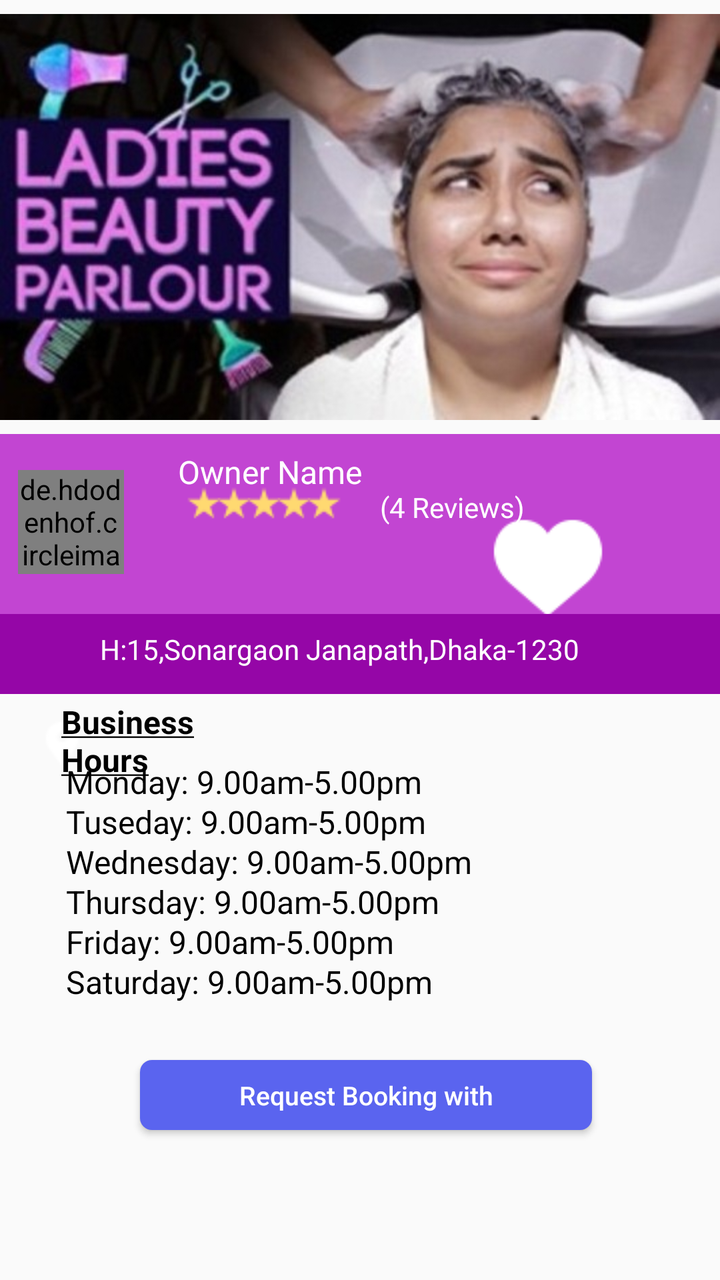
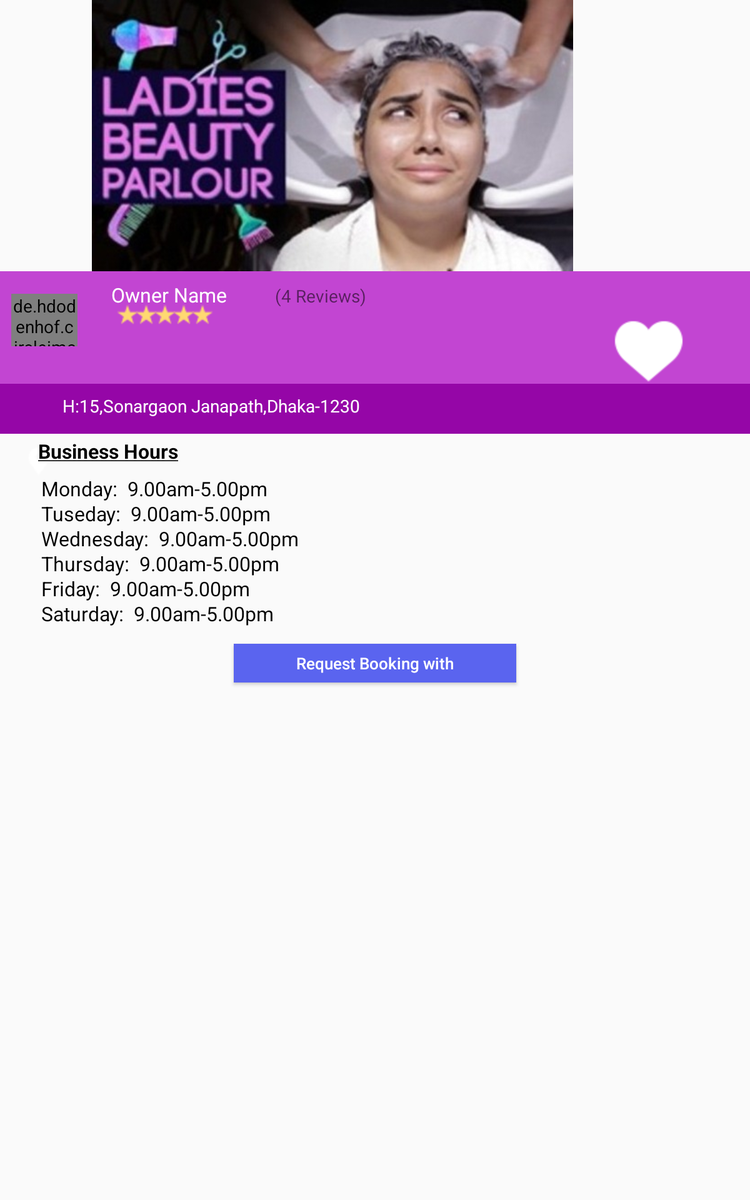

Compare how this app lays out the same screen by default and in its alternative resource folder. The renders come first, then the two layout files and the values they reference.
<!-- AndroidManifest.xml: application theme AppTheme -->
<!-- res/layout/profile.xml -->
<?xml version="1.0" encoding="utf-8"?>
<ScrollView xmlns:android="http://schemas.android.com/apk/res/android"
    xmlns:app="http://schemas.android.com/apk/res-auto"
    xmlns:tools="http://schemas.android.com/tools"
    android:id="@+id/mainLayoutRelativeID"
    android:layout_width="match_parent"
    android:layout_height="match_parent"
    android:orientation="vertical">

    <RelativeLayout
        android:layout_width="match_parent"
        android:layout_height="wrap_content">

        <ImageView
            android:id="@+id/imageViewBennerID"
            android:layout_width="wrap_content"
            android:layout_height="217dp"
            android:layout_alignParentStart="true"
            android:layout_alignParentTop="true"
            android:layout_marginTop="0dp"
            android:contentDescription="@null"
            app:srcCompat="@drawable/beauty_perlour" />

        <View
            android:id="@+id/viewProfileID"
            android:layout_width="wrap_content"
            android:layout_height="90dp"
            android:layout_below="@id/imageViewBennerID"
            android:layout_marginLeft="0dp"
            android:layout_marginRight="0dp"
            android:background="#c245d2" />

        <de.hdodenhof.circleimageview.CircleImageView
            android:id="@+id/imageViewOwnerProfileID"
            android:layout_width="53dp"
            android:layout_height="52dp"
            android:layout_marginStart="9dp"
            android:layout_marginTop="235dp"
            android:background="@drawable/profile_picture_circle_png_blank"
            app:srcCompat="@drawable/image101" />

        <TextView
            android:id="@+id/textViewOwnerFullNameID"
            android:layout_width="wrap_content"
            android:layout_height="wrap_content"
            android:layout_marginStart="89dp"
            android:layout_marginTop="225dp"
            android:text="@string/owner_name"
            android:textColor="#FFFFFF"
            android:textSize="16sp"
            tools:ignore="RelativeOverlap" />

        <ImageView
            android:id="@+id/imageViewRaingIconID1"
            android:layout_width="wrap_content"
            android:layout_height="wrap_content"
            android:layout_marginStart="80dp"
            android:layout_marginTop="230dp"
            android:contentDescription="@null"
            app:srcCompat="@drawable/rating_icon" />

        <ImageView
            android:id="@+id/imageViewRaingIconID2"
            android:layout_width="wrap_content"
            android:layout_height="wrap_content"
            android:layout_marginStart="95dp"
            android:layout_marginTop="230dp"
            android:contentDescription="@null"
            app:srcCompat="@drawable/rating_icon" />

        <ImageView
            android:id="@+id/imageViewRaingIconID3"
            android:layout_width="wrap_content"
            android:layout_height="wrap_content"
            android:layout_marginStart="110dp"
            android:layout_marginTop="230dp"
            android:contentDescription="@null"
            app:srcCompat="@drawable/rating_icon" />

        <ImageView
            android:id="@+id/imageViewRaingIconID4"
            android:layout_width="wrap_content"
            android:layout_height="wrap_content"
            android:layout_marginStart="125dp"
            android:layout_marginTop="230dp"
            android:contentDescription="@null"
            app:srcCompat="@drawable/rating_icon" />

        <ImageView
            android:id="@+id/imageViewRaingIconID5"
            android:layout_width="wrap_content"
            android:layout_height="wrap_content"
            android:layout_marginStart="140dp"
            android:layout_marginTop="230dp"
            android:contentDescription="@null"
            app:srcCompat="@drawable/rating_icon" />

        <TextView
            android:id="@+id/textViewReviewsID"
            android:layout_width="wrap_content"
            android:layout_height="wrap_content"
            android:layout_marginStart="190dp"
            android:layout_marginTop="244dp"
            android:text="@string/reviews"
            android:textColor="#FFFFFF"
            tools:ignore="RelativeOverlap" />

        <ImageView
            android:id="@+id/imageViewFavoriteButtonID"
            android:layout_width="wrap_content"
            android:layout_height="wrap_content"
            android:layout_alignParentEnd="true"
            android:layout_marginEnd="20dp"
            android:layout_marginTop="218dp"
            android:contentDescription="@null"
            app:srcCompat="@drawable/favourites_btn_navigation" />

        <View
            android:id="@+id/viewID1"
            android:layout_width="wrap_content"
            android:layout_height="40dp"
            android:layout_below="@id/viewProfileID"
            android:layout_marginEnd="0dp"
            android:layout_marginStart="0dp"
            android:background="#9506a7" />

        <ImageView
            android:id="@+id/imageView4"
            android:layout_width="wrap_content"
            android:layout_height="wrap_content"
            android:layout_alignStart="@+id/imageViewOwnerProfileID"
            android:layout_below="@+id/imageViewFavoriteButtonID"
            android:contentDescription="@null"
            app:srcCompat="@drawable/address_pin_icon" />

        <TextView
            android:id="@+id/textViewLocationOwnerID"
            android:layout_width="wrap_content"
            android:layout_height="wrap_content"
            android:layout_marginStart="50dp"
            android:layout_marginTop="315dp"
            android:text="@string/owner_location"
            android:textColor="#FFFFFF"
            tools:ignore="RelativeOverlap" />

        <TextView
            android:id="@+id/textViewBusinessHoursID"
            android:layout_width="113dp"
            android:layout_height="wrap_content"
            android:layout_alignEnd="@+id/imageViewRaingIconID1"
            android:layout_marginEnd="-20dp"
            android:layout_marginTop="350dp"
            android:text="@string/my_text_business_hour"
            android:textColor="#000000"
            android:textSize="16sp" />

        <TextView
            android:id="@+id/textViewMondayID"
            android:layout_width="wrap_content"
            android:layout_height="wrap_content"
            android:layout_marginStart="33dp"
            android:layout_marginTop="380dp"
            android:text="@string/monday"
            android:textColor="#000000"
            android:textSize="16sp"
            tools:ignore="RelativeOverlap" />

        <TextView
            android:id="@+id/textViewTuesdayID"
            android:layout_width="wrap_content"
            android:layout_height="wrap_content"
            android:layout_marginStart="33dp"
            android:layout_marginTop="400dp"
            android:text="@string/tuesday"
            android:textColor="#000000"
            android:textSize="16sp"
            tools:ignore="RelativeOverlap" />

        <TextView
            android:id="@+id/textViewWednesdayID"
            android:layout_width="wrap_content"
            android:layout_height="wrap_content"
            android:layout_marginStart="33dp"
            android:layout_marginTop="420dp"
            android:text="@string/wednesday"
            android:textColor="#000000"
            android:textSize="16sp"
            tools:ignore="RelativeOverlap" />

        <TextView
            android:id="@+id/textViewThursdayID"
            android:layout_width="wrap_content"
            android:layout_height="wrap_content"
            android:layout_marginStart="33dp"
            android:layout_marginTop="440dp"
            android:text="@string/thursday"
            android:textColor="#000000"
            android:textSize="16sp"
            tools:ignore="RelativeOverlap" />

        <TextView
            android:id="@+id/textViewFridayID"
            android:layout_width="wrap_content"
            android:layout_height="wrap_content"
            android:layout_marginStart="33dp"
            android:layout_marginTop="460dp"
            android:text="@string/friday"
            android:textColor="#000000"
            android:textSize="16sp"
            tools:ignore="RelativeOverlap" />

        <TextView
            android:id="@+id/textViewSaturdayID"
            android:layout_width="wrap_content"
            android:layout_height="wrap_content"
            android:layout_marginStart="33dp"
            android:layout_marginTop="480dp"
            android:text="@string/saturday"
            android:textColor="#000000"
            android:textSize="16sp"
            tools:ignore="RelativeOverlap" />

        <LinearLayout
            android:layout_width="match_parent"
            android:layout_height="100dp"
            android:layout_marginTop="510dp">

            <Button
                android:id="@+id/buttonRequestBookingID"
                android:layout_width="226dp"
                android:layout_height="35dp"
                android:layout_marginStart="70dp"
                android:layout_marginTop="20dp"
                android:background="@drawable/request_booking_button_design"
                android:text="@string/request_booking_with"
                android:textAlignment="center"
                android:textAllCaps="false"
                android:textColor="#FFFFFF"
                android:textSize="13sp"
                android:textStyle="normal" />
        </LinearLayout>
    </RelativeLayout>


</ScrollView>
<!-- resources referenced by this layout -->
<resources>
  <!-- drawable address_pin_icon: png bitmap (drawable, 1403 bytes) -->
  <!-- drawable beauty_perlour: jpg bitmap (drawable, 37255 bytes) -->
  <!-- drawable favourites_btn_navigation: png bitmap (drawable, 2213 bytes) -->
  <!-- drawable image101: jpg bitmap (drawable, 9035 bytes) -->
  <!-- drawable profile_picture_circle_png_blank: png bitmap (drawable, 3946 bytes) -->
  <!-- drawable rating_icon: png bitmap (drawable, 1307 bytes) -->
  <!-- drawable request_booking_button_design (drawable) -->
  <?xml version="1.0" encoding="utf-8"?>
  <shape xmlns:android="http://schemas.android.com/apk/res/android" android:shape="rectangle">
      <gradient
          android:angle="0"
          android:centerX="0.1"
          android:centerY="0.1"
          android:gradientRadius="100"
          android:centerColor="#5a64ef"
          android:startColor="#5a64ef"
          android:endColor="#5a64ef"
          android:type="linear"/>
      <corners android:radius="6dp"/>
  </shape>
  <string name="friday">Friday:  9.00am-5.00pm</string>
  <string name="monday">Monday:  9.00am-5.00pm"</string>
  <string name="my_text_business_hour"><b><u>Business Hours</u></b></string>
  <string name="owner_location">H:15,Sonargaon Janapath,Dhaka-1230</string>
  <string name="owner_name">Owner Name</string>
  <string name="request_booking_with">Request Booking with</string>
  <string name="reviews">(4 Reviews)</string>
  <string name="saturday">Saturday:  9.00am-5.00pm</string>
  <string name="thursday">Thursday:  9.00am-5.00pm</string>
  <string name="tuesday">Tuseday:  9.00am-5.00pm</string>
  <string name="wednesday">Wednesday:  9.00am-5.00pm</string>
  <style name="AppTheme" parent="Theme.AppCompat.Light.DarkActionBar">
          
          <item name="colorPrimary">@color/colorPrimary</item>
          <item name="colorPrimaryDark">@color/colorPrimaryDark</item>
          <item name="colorAccent">@color/colorAccent</item>
      </style>
  <color name="colorPrimary">#3F51B5</color>
  <color name="colorPrimaryDark">#303F9F</color>
  <color name="colorAccent">#FF4081</color>
</resources>
<!-- res/layout-sw600dp/profile.xml (the repository's variant of the layout above) -->
<!-- drawn on a 7-inch tablet held upright -->
<?xml version="1.0" encoding="utf-8"?>
<RelativeLayout xmlns:android="http://schemas.android.com/apk/res/android"
    xmlns:app="http://schemas.android.com/apk/res-auto"
    xmlns:tools="http://schemas.android.com/tools"
    android:id="@+id/mainLayoutRelativeID"
    android:layout_width="match_parent"
    android:layout_height="match_parent"
    android:orientation="vertical">

    <ImageView
        android:id="@+id/imageViewBennerID"
        android:layout_width="wrap_content"
        android:layout_height="217dp"
        android:layout_alignParentStart="true"
        android:layout_alignParentTop="true"
        android:layout_marginTop="0dp"
        app:srcCompat="@drawable/beauty_perlour" />

    <View
        android:id="@+id/viewID"
        android:layout_width="wrap_content"
        android:layout_height="90dp"
        android:layout_below="@id/imageViewBennerID"
        android:layout_marginLeft="0dp"
        android:layout_marginRight="0dp"
        android:background="#c245d2" />

    <de.hdodenhof.circleimageview.CircleImageView
        android:id="@+id/imageViewOwnerProfileID"
        android:layout_width="53dp"
        android:layout_height="42dp"
        android:layout_marginStart="9dp"
        android:layout_marginTop="235dp"
        app:srcCompat="@drawable/image101" />

    <TextView
        android:id="@+id/textViewOwnerFullNameID"
        android:layout_width="wrap_content"
        android:layout_height="wrap_content"
        android:layout_alignParentStart="true"
        android:layout_marginStart="89dp"
        android:layout_marginTop="225dp"
        android:text="Owner Name"
        android:textColor="#FFFFFF"
        android:textSize="16sp" />

    <ImageView
        android:id="@+id/imageViewRaingIconID1"
        android:layout_width="wrap_content"
        android:layout_height="wrap_content"
        android:layout_marginStart="80dp"
        android:layout_marginTop="230dp"
        app:srcCompat="@drawable/rating_icon" />
    <ImageView
        android:id="@+id/imageViewRaingIconID2"
        android:layout_width="wrap_content"
        android:layout_height="wrap_content"
        android:layout_marginStart="95dp"
        android:layout_marginTop="230dp"
        app:srcCompat="@drawable/rating_icon" />
    <ImageView
        android:id="@+id/imageViewRaingIconID3"
        android:layout_width="wrap_content"
        android:layout_height="wrap_content"
        android:layout_marginStart="110dp"
        android:layout_marginTop="230dp"
        app:srcCompat="@drawable/rating_icon" />
    <ImageView
        android:id="@+id/imageViewRaingIconID4"
        android:layout_width="wrap_content"
        android:layout_height="wrap_content"
        android:layout_marginStart="125dp"
        android:layout_marginTop="230dp"
        app:srcCompat="@drawable/rating_icon" />
    <ImageView
        android:id="@+id/imageViewRaingIconID5"
        android:layout_width="wrap_content"
        android:layout_height="wrap_content"
        android:layout_marginStart="140dp"
        android:layout_marginTop="230dp"
        app:srcCompat="@drawable/rating_icon" />

    <TextView
        android:id="@+id/textViewReviewsID"
        android:layout_width="wrap_content"
        android:layout_height="wrap_content"
        android:layout_marginTop="227dp"
        android:layout_marginStart="220dp"
        android:text="(4 Reviews)" />

    <ImageView
        android:id="@+id/imageViewFavoriteButtonID"
        android:layout_width="wrap_content"
        android:layout_height="wrap_content"
        android:layout_alignParentEnd="true"
        android:layout_marginTop="215dp"
        android:layout_marginEnd="15dp"
        app:srcCompat="@drawable/favourites_btn_navigation" />
    <View
        android:id="@+id/viewID1"
        android:layout_width="wrap_content"
        android:layout_height="40dp"
        android:layout_below="@id/viewID"
        android:layout_marginLeft="0dp"
        android:layout_marginRight="0dp"
        android:background="#9506a7" />

    <ImageView
        android:id="@+id/imageView4"
        android:layout_width="wrap_content"
        android:layout_height="wrap_content"
        android:layout_alignStart="@+id/imageViewOwnerProfileID"
        android:layout_below="@+id/imageViewFavoriteButtonID"
        app:srcCompat="@drawable/address_pin_icon" />

    <TextView
        android:id="@+id/textViewLocationOwnerID"
        android:layout_width="wrap_content"
        android:layout_height="wrap_content"
        android:layout_marginLeft="50dp"
        android:textColor="#FFFFFF"
        android:layout_marginTop="315dp"
        android:text="H:15,Sonargaon Janapath,Dhaka-1230" />

    <TextView
        android:id="@+id/textViewBusinessHoursID"
        android:layout_width="113dp"
        android:layout_height="wrap_content"
        android:layout_alignEnd="@+id/imageViewRaingIconID1"
        android:layout_marginTop="350dp"
        android:layout_marginEnd="-20dp"
        android:textSize="16sp"
        android:textColor="#000000"
        android:text="@string/my_text_business_hour" />

    <TextView
        android:layout_width="wrap_content"
        android:layout_height="wrap_content"
        android:id="@+id/textViewMondayID"
        android:layout_marginStart="33dp"
        android:textSize="16sp"
        android:layout_marginTop="380dp"
        android:textColor="#000000"
        android:text="Monday:  9.00am-5.00pm"/>
    <TextView
        android:layout_width="wrap_content"
        android:layout_height="wrap_content"
        android:id="@+id/textViewTuesdayID"
        android:layout_marginStart="33dp"
        android:textSize="16sp"
        android:layout_marginTop="400dp"
        android:textColor="#000000"
        android:text="Tuseday:  9.00am-5.00pm"/>
    <TextView
        android:layout_width="wrap_content"
        android:layout_height="wrap_content"
        android:id="@+id/textViewWednesdayID"
        android:layout_marginStart="33dp"
        android:layout_marginTop="420dp"
        android:textSize="16sp"
        android:textColor="#000000"
        android:text="Wednesday:  9.00am-5.00pm"/>
    <TextView
        android:layout_width="wrap_content"
        android:layout_height="wrap_content"
        android:id="@+id/textViewThursdayID"
        android:layout_marginStart="33dp"
        android:layout_marginTop="440dp"
        android:textSize="16sp"
        android:textColor="#000000"
        android:text="Thursday:  9.00am-5.00pm"/>
    <TextView
        android:layout_width="wrap_content"
        android:layout_height="wrap_content"
        android:id="@+id/textViewFridayID"
        android:layout_marginStart="33dp"
        android:layout_marginTop="460dp"
        android:textSize="16sp"
        android:textColor="#000000"
        android:text="Friday:  9.00am-5.00pm"/>
    <TextView
        android:layout_width="wrap_content"
        android:layout_height="wrap_content"
        android:id="@+id/textViewSaturdayID"
        android:layout_marginStart="33dp"
        android:layout_marginTop="480dp"
        android:textSize="16sp"
        android:textColor="#000000"
        android:text="Saturday:  9.00am-5.00pm"/>

    <Button
        android:id="@+id/requestBookingID"
        android:layout_width="226dp"
        android:layout_height="31dp"
        android:layout_centerHorizontal="true"
        android:layout_marginTop="515dp"
        android:background="#5a64ef"
        android:text="Request Booking with"
        android:textAlignment="center"
        android:textAllCaps="false"
        android:textColor="#FFFFFF"
        android:textSize="13sp"
        android:textStyle="normal" />


</RelativeLayout>
<!-- resources referenced by the variant -->
<!-- as a 7-inch tablet held upright resolves them -->
<resources>
  <!-- drawable address_pin_icon: png bitmap (drawable, 1403 bytes) -->
  <!-- drawable beauty_perlour: jpg bitmap (drawable, 37255 bytes) -->
  <!-- drawable favourites_btn_navigation: png bitmap (drawable, 2213 bytes) -->
  <!-- drawable image101: jpg bitmap (drawable, 9035 bytes) -->
  <!-- drawable rating_icon: png bitmap (drawable, 1307 bytes) -->
  <string name="my_text_business_hour"><b><u>Business Hours</u></b></string>
  <style name="AppTheme" parent="Theme.AppCompat.Light.DarkActionBar">
          
          <item name="colorPrimary">@color/colorPrimary</item>
          <item name="colorPrimaryDark">@color/colorPrimaryDark</item>
          <item name="colorAccent">@color/colorAccent</item>
      </style>
  <color name="colorPrimary">#3F51B5</color>
  <color name="colorPrimaryDark">#303F9F</color>
  <color name="colorAccent">#FF4081</color>
</resources>
